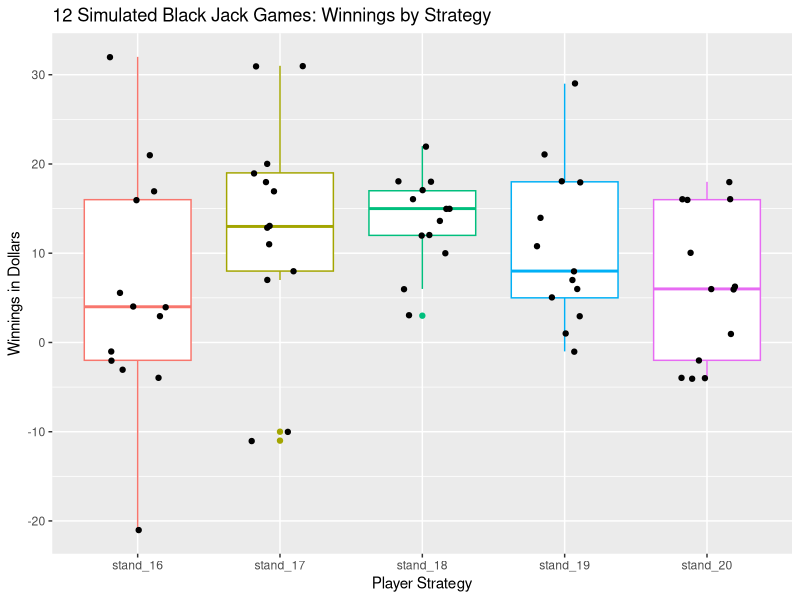
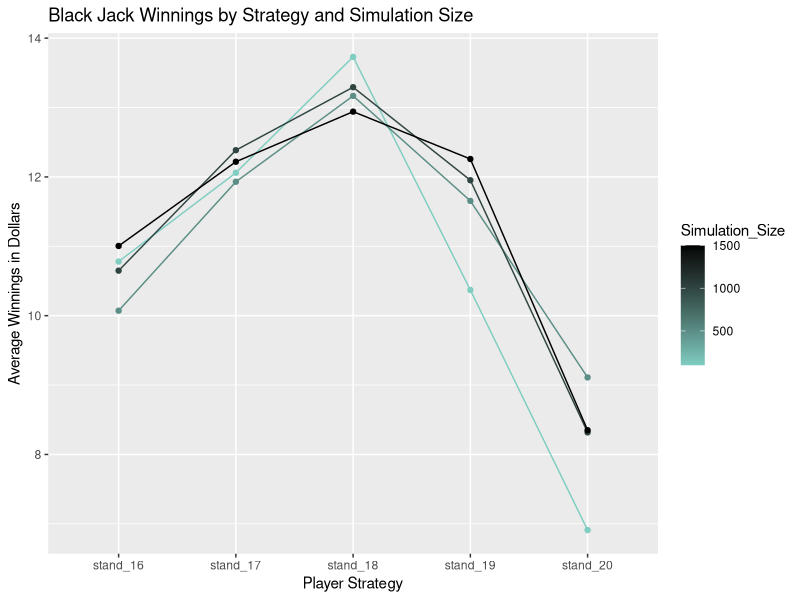

Generate these figures, in order, with R:
## ---- chunk 1
#add required packages
library(ggplot2)
library(RColorBrewer)
library(knitr)
library(reshape2)
## ---- chunk 2
# Create a hand for the dealer. 
deal_card <- function(d_deck,decks_2){
  flag_last_round <- 0
  if (length(d_deck) == 0) {
    flag_last_round <- 1
    d_deck <- decks_2
  }
  d_card <- sample(d_deck,1,FALSE)
  d_deck <- d_deck [!d_deck %in% d_card | duplicated(d_deck)]
  return(list(d_card,d_deck,flag_last_round))
}
dealer_hand <- function(dh_deck,decks_2) {
  dh_hand <- 0
  dh_last_round_flag <- 0
  dh_count <- 1
  while (sum(dh_hand) < 17) {
    dh_deal <- deal_card(dh_deck,decks_2)
    dh_hand[dh_count] <- dh_deal[[1]]
    dh_deck <- dh_deal[[2]]
    if (dh_deal[[3]] == 1) {dh_last_round_flag <- dh_deal[[3]]}
    dh_count <- dh_count+1 # ace = 1 if hand > 21
    if(sum(dh_hand) > 21) {
      if(11 %in% dh_hand) {
        dh_hand[match(11,dh_hand)] <- 1
      }
    }
  }    
  return(list(dh_hand,dh_deck,dh_last_round_flag))
}

# Create player hand 
player_hand <- function(ph_deck,decks_2,threshold_p) {
  ph_hand <- 0
  ph_count <- 1
  ph_last_round_flag <- 0
  while (sum(ph_hand) < threshold_p) {
    ph_deal <- deal_card(ph_deck,decks_2)
    ph_hand[ph_count] <- ph_deal[[1]]
    ph_deck <- ph_deal[[2]]
    if (ph_deal[[3]] == 1) {ph_last_round_flag <- ph_deal[[3]]}
    ph_count <- ph_count+1 # ace = 1 if hand > 21
    if(sum(ph_hand) > 21) {
      if(11 %in% ph_hand) {
        ph_hand[match(11,ph_hand)] <- 1
      }
    }
  }  
  return(list(ph_hand,ph_deck,ph_last_round_flag))
}

# Create a game 
game <- function(game_deck,decks_2,threshold_p) { 
  #dealer hand
  d_result <- dealer_hand(game_deck,decks_2)
  d_hand <- d_result[[1]]
  game_deck <- d_result[[2]]
  last_round_flag_d <- d_result[[3]]
  #player hand
  p_result <- player_hand(game_deck,decks_2,threshold_p)
  p_hand <- p_result[[1]]
  game_deck <- p_result[[2]]
  last_round_flag_p <- p_result[[3]]
  if (last_round_flag_d == 1 || last_round_flag_p == 1) {
    game_last_round_flag <- 1
  } else {
    game_last_round_flag <- 0
  }
  return(list(d_hand,p_hand,game_deck,game_last_round_flag))
}

# Go through two decks- create dealer and player hand each round 
play_decks_2 <- function(p2d_deck,decks_2,threshold_p) {
  round_counter <- 1
  p2d_last_round_flag <- 0 
  result_list.names <- c("Dealer_Hand", "Player_Hand")
  result_list <- vector("list", length(result_list.names))
  names(result_list) <- result_list.names
  while (p2d_last_round_flag != 1) {
    round_result <- game(p2d_deck,decks_2,threshold_p)
    result_list$Dealer_Hand[round_counter] <- list(round_result[[1]])
    result_list$Player_Hand[round_counter] <- list(round_result[[2]])
    p2d_deck <- round_result[[3]]
    p2d_last_round_flag <- round_result[[4]]
    round_counter <- round_counter+1
  }
  return(result_list)  
}

# Takes in list containing all hands after above running through two decks. 
results_vec <- function(results_set) {
  winner <- numeric(length(results_set$Dealer_Hand))
  for (i in 1:length(results_set$Dealer_Hand)) {
    d_Hand <- sum(results_set$Dealer_Hand[[i]])
    p_Hand <- sum(results_set$Player_Hand[[i]])
    if(d_Hand < 22) {
      if(p_Hand < 22) {
        if(d_Hand > p_Hand) {
          winner[i] <- 1  
        } else if (d_Hand < p_Hand) {
            winner[i] <- 2
        } else if (d_Hand == p_Hand) {
            winner[i] <- 0
        }
      } else if(p_Hand >= 22) {
          winner[i] <- 1     
      }
    } else if(d_Hand >= 22){
            winner[i] <- 2 # if dealer goes bust player wins
      } 
  }
  return(winner)
}

# Calculates the player winnings with assumptions: 
# player bets $2/hand    
# player wins = player receives $3    
# player loss = player loses $2 bet    
# tie = $0 exchanged    
# dealer goes bust = win for player
calc_player_win <- function(results) {
  winnings <- numeric(length(results))
  for(i in 1:length(results)) {
    if (results[i] == 0) winnings[i] <- 0
    if (results[i] == 1) winnings[i] <- -2
    if (results[i] == 2) winnings[i] <- 3      
  }
  return(winnings)
}

# Play a full two deck game, calculate winnings/losses
play_deck2 <- function(pd2_deck,threshold_p){
  #create list of results per round after running two decks game
  one_set <- play_decks_2(pd2_deck,pd2_deck,threshold_p)
  #create vector for results of each hand
  outcome_vec <- results_vec(one_set)
  player_winnings <- 0
  player_winnings <- calc_player_win(outcome_vec)
  return(sum(player_winnings))
}

# Create function to run the simulation for two deck games 
# Takes two decks and number of simulations as params 
# Each run uses player strategies (stand at 16 to 20); dealer stands at 17
build_output <- function(out_deck, runs) {
  count_obs <- numeric(runs)
  vec16 <- numeric(runs)
  vec17 <- numeric(runs)
  vec18 <- numeric(runs)
  vec19 <- numeric(runs)
  vec20 <- numeric(runs)
  for (i in 1:runs){
    count_obs[i] <- i
    vec16[i] <- play_deck2(out_deck,16)
    vec17[i] <- play_deck2(out_deck,17)
    vec18[i] <- play_deck2(out_deck,18)
    vec19[i] <- play_deck2(out_deck,19)
    vec20[i] <- play_deck2(out_deck,20)
  }
  output <- data.frame("count_obs"= count_obs,
                     "stand_16"=vec16,"stand_17"=vec17,
                     "stand_18"=vec18,"stand_19"=vec19,
                     "stand_20"=vec20)
  return(output)  
}
## ---- chunk 3
set.seed(2345)
# Create set of two decks, simulate 12 two-deck games; run sim with diff strategies

# vector for two decks
two_deck <- c(2,2,2,2,3,3,3,3,4,4,4,4,5,5,5,5,6,6,6,6,7,7,7,7,8,8,8,8,
              9,9,9,9,10,10,10,10,10,10,10,10,10,10,10,10,10,10,10,10,
              11,11,11,11,2,2,2,2,3,3,3,3,4,4,4,4,5,5,5,5,6,6,6,6,
              7,7,7,7,8,8,8,8,9,9,9,9,10,10,10,10,10,10,10,10,10,10,10,
              10,10,10,10,10,11,11,11,11)

# 12 games per strategy 
output12 <- build_output(two_deck,12)
output12_avg <- c("stand_16"=mean(output12$stand_16),
                    "stand_17"=mean(output12$stand_17),
                    "stand_18"=mean(output12$stand_18),
                    "stand_19"=mean(output12$stand_19),
                    "stand_20"=mean(output12$stand_20))
## ---- chunk 4
output12_avg <- round(output12_avg,2)
kable(output12_avg, caption = "Winnings by Strategy")
## ---- chunk 5
#Plot
# data cleanup
output12_full <- rbind(output12, c(count_obs=0,c(output12_avg)))
# need long form
output12_full <- melt(output12_full, 
                     id.vars="count_obs", 
                     value.name="value", 
                     variable.name="Strategy")
# boxplot
plot12 <- ggplot(data=output12_full, 
       aes(x=Strategy, y=value))
plot12 <- plot12 + geom_boxplot(aes(colour = Strategy)) + 
  geom_jitter(width = 0.2)
plot12 <- plot12 + xlab("Player Strategy")
plot12 <- plot12 + ylab("Winnings in Dollars")
plot12 <- plot12 + ggtitle("12 Simulated Black Jack Games: Winnings by Strategy")
plot12 <- plot12 + theme(legend.position="none")
plot12
## ---- chunk 6
set.seed(2345)
# 100 simulations
output100 <- build_output(two_deck,100)

# 500 simulations
output500 <- build_output(two_deck,500)

# 1000 simulations
output1000 <- build_output(two_deck,1000)

# 1500 simulations
output1500 <- build_output(two_deck,1500)

## ---- chunk 7
# average winnings/loses
# 100
output100_avg <- c("stand_16"=mean(output100$stand_16),
                      "stand_17"=mean(output100$stand_17),
                      "stand_18"=mean(output100$stand_18),
                      "stand_19"=mean(output100$stand_19),
                      "stand_20"=mean(output100$stand_20))
# 500
output500_avg <- c("stand_16"=mean(output500$stand_16),
                      "stand_17"=mean(output500$stand_17),
                      "stand_18"=mean(output500$stand_18),
                      "stand_19"=mean(output500$stand_19),
                      "stand_20"=mean(output500$stand_20))
# 1000
output1000_avg <- c("stand_16"=mean(output1000$stand_16),
                      "stand_17"=mean(output1000$stand_17),
                      "stand_18"=mean(output1000$stand_18),
                      "stand_19"=mean(output1000$stand_19),
                      "stand_20"=mean(output1000$stand_20))
# 1500
output1500_avg <- c("stand_16"=mean(output1500$stand_16),
                      "stand_17"=mean(output1500$stand_17),
                      "stand_18"=mean(output1500$stand_18),
                      "stand_19"=mean(output1500$stand_19),
                      "stand_20"=mean(output1500$stand_20))

# Plot
plot_df <- rbind(output100_avg,
            output500_avg,
            output1000_avg,
            output1500_avg)
#remove row names
row.names(plot_df) <- NULL 
#add column to record sim size
plot_df <- cbind(Simulation_Size=c(100,500,1000, 1500),plot_df)
#convert matrix to df
plot_df <- data.frame(plot_df)
plot_df2 <- round(plot_df,2)
#convert data to long format
plot_df <- melt(plot_df, id.vars="Simulation_Size", 
                value.name="value", 
                variable.name="Strategy")
plot_all <- ggplot(data=plot_df, 
        aes(x=Strategy, y=value, group=Simulation_Size, colour=Simulation_Size))
plot_all <- plot_all + 
  geom_line(aes(colour=Simulation_Size)) + 
  geom_point(aes(colour=Simulation_Size)) + 
  scale_colour_gradient(low = "#80cdc1", high = "black")
plot_all <- plot_all + xlab("Player Strategy")
plot_all <- plot_all + ylab("Average Winnings in Dollars")
plot_all <- plot_all + ggtitle("Black Jack Winnings by Strategy and Simulation Size")
plot_all
## ---- chunk 8
kable(plot_df2, caption = "Average Winnings by Strategy and Simulation Size")
